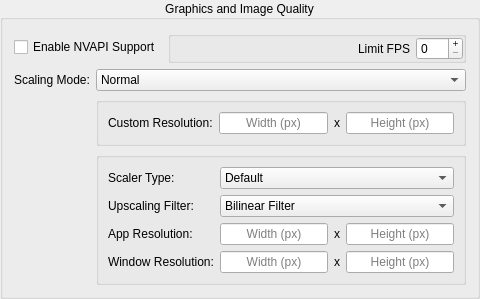
        <widget class="QGroupBox" name="performanceGroup">
         <property name="title">
          <string>Graphics and Image Quality</string>
         </property>
         <property name="alignment">
          <set>Qt::AlignmentFlag::AlignCenter</set>
         </property>
         <layout class="QGridLayout" name="gridLayout_3" rowstretch="0,0,0,0,0,1">
          <item row="2" column="1">
           <widget class="QComboBox" name="setScalingBox">
            <property name="whatsThis">
             <string>&lt;html&gt;&lt;head/&gt;&lt;body&gt;&lt;p&gt;Select the method of scaling the image of the application. Some versions of Proton supports various different types of image scaling for fullscreen applications only; otherwise, &lt;a href=&quot;https://github.com/ValveSoftware/gamescope?tab=readme-ov-file#gamescope-the-micro-compositor-formerly-known-as-steamcompmgr&quot;&gt;&lt;span style=&quot; text-decoration: underline; color:#8ab4f8;&quot;&gt;Gamescope&lt;/span&gt;&lt;/a&gt; (if installed) can be used for more scaling options, as well as forcing games into an effective borderless windowed mode, regardless of display.&lt;/p&gt;&lt;p&gt;It should be noted that all Proton runners uses a rendering hack to scale fullscreen applications to your display resolution, regardless of the resolution setting used in-game.&lt;/p&gt;&lt;p&gt;&lt;span style=&quot; font-weight:700;&quot;&gt;Only Proton-GE has support for &lt;/span&gt;&lt;span style=&quot; font-weight:700; font-style:italic;&quot;&gt;AMD FSR 1&lt;/span&gt;&lt;span style=&quot; font-weight:700;&quot;&gt; scaling modes.&lt;/span&gt;&lt;/p&gt;&lt;p&gt;If unsure, select &lt;span style=&quot; font-style:italic;&quot;&gt;Normal.&lt;/span&gt;&lt;/p&gt;&lt;/body&gt;&lt;/html&gt;</string>
            </property>
            <property name="accessibleName">
             <string>Proton Scaling Mode</string>
            </property>
            <property name="isFor" stdset="0">
             <string>ScalingMode</string>
            </property>
            <item>
             <property name="text">
              <string>Normal</string>
             </property>
            </item>
            <item>
             <property name="text">
              <string>Integer Scaling</string>
             </property>
            </item>
            <item>
             <property name="text">
              <string>AMD FSR 1 - Performance</string>
             </property>
            </item>
            <item>
             <property name="text">
              <string>AMD FSR 1 - Balanced</string>
             </property>
            </item>
            <item>
             <property name="text">
              <string>AMD FSR 1 - Quality</string>
             </property>
            </item>
            <item>
             <property name="text">
              <string>AMD FSR 1 - High Quality</string>
             </property>
            </item>
            <item>
             <property name="text">
              <string>AMD FSR 1 - Higher Quality</string>
             </property>
            </item>
            <item>
             <property name="text">
              <string>AMD FSR 1 - Highest Quality</string>
             </property>
            </item>
            <item>
             <property name="text">
              <string>AMD FSR 1 - Custom Resolution</string>
             </property>
            </item>
            <item>
             <property name="text">
              <string>Gamescope - Windowed</string>
             </property>
            </item>
            <item>
             <property name="text">
              <string>Gamescope - Borderless</string>
             </property>
            </item>
            <item>
             <property name="text">
              <string>Gamescope - Fullscreen</string>
             </property>
            </item>
           </widget>
          </item>
          <item row="2" column="0">
           <widget class="QLabel" name="label">
            <property name="text">
             <string>Scaling Mode:</string>
            </property>
           </widget>
          </item>
          <item row="4" column="1">
           <widget class="QGroupBox" name="gamescopeSection">
            <layout class="QGridLayout" name="gridLayout_9" columnstretch="1,0,0,0">
             <item row="3" column="3">
              <widget class="QLineEdit" name="gamescopeAppHeight">
               <property name="whatsThis">
                <string>&lt;html&gt;&lt;head/&gt;&lt;body&gt;&lt;p&gt;This sets the effective resolution that Gamescope reports to the game - in other words, a forced &lt;span style=&quot; font-style:italic;&quot;&gt;render resolution.&lt;/span&gt; If either &lt;span style=&quot; font-style:italic;&quot;&gt;Width&lt;/span&gt; or &lt;span style=&quot; font-style:italic;&quot;&gt;Height&lt;/span&gt; are empty, Gamescope will report the same resolution as &lt;span style=&quot; font-style:italic;&quot;&gt;Window Resolution&lt;/span&gt; (except for Fullscreen, see next line); else, both &lt;span style=&quot; font-style:italic;&quot;&gt;Window&lt;/span&gt; and &lt;span style=&quot; font-style:italic;&quot;&gt;App&lt;/span&gt; resolution will use Gamescope's default of &lt;span style=&quot; font-style:italic;&quot;&gt;1280x720.&lt;/span&gt;&lt;/p&gt;&lt;/body&gt;&lt;/html&gt;</string>
               </property>
               <property name="accessibleName">
                <string>Gamescope App Resolution (Height)</string>
               </property>
               <property name="maxLength">
                <number>8</number>
               </property>
               <property name="alignment">
                <set>Qt::AlignmentFlag::AlignCenter</set>
               </property>
               <property name="placeholderText">
                <string>Height (px)</string>
               </property>
               <property name="isFor" stdset="0">
                <string>GamescopeOutResH</string>
               </property>
              </widget>
             </item>
             <item row="0" column="1" colspan="3">
              <widget class="QComboBox" name="gamescopeSetScalerBox">
               <property name="whatsThis">
                <string>&lt;html&gt;&lt;head/&gt;&lt;body&gt;&lt;p&gt;When using Gamescope, this sets the method it uses to scale the image to the desired display resolution, if any custom &lt;span style=&quot; font-style:italic;&quot;&gt;App Resolution&lt;/span&gt; is set.&lt;/p&gt;&lt;p&gt;&lt;span style=&quot; font-style:italic;&quot;&gt;Normal, Integer Scaling,&lt;/span&gt; and &lt;span style=&quot; font-style:italic;&quot;&gt;Scale to Fit&lt;/span&gt; all maintain aspect ratio.&lt;br/&gt;&lt;span style=&quot; font-style:italic;&quot;&gt;Scale to Fill&lt;/span&gt; will crop the image until the entire screen is filled.&lt;br/&gt;&lt;span style=&quot; font-style:italic;&quot;&gt;Stretch to Fill&lt;/span&gt; will stretch the image, regardless of aspect ratio, until the entire screen is filled.&lt;/p&gt;&lt;/body&gt;&lt;/html&gt;</string>
               </property>
               <property name="accessibleName">
                <string>Gamescope Scaler Type</string>
               </property>
               <property name="isFor" stdset="0">
                <string>GamescopeScaler</string>
               </property>
               <item>
                <property name="text">
                 <string>Default</string>
                </property>
               </item>
               <item>
                <property name="text">
                 <string>Integer Scaling</string>
                </property>
               </item>
               <item>
                <property name="text">
                 <string>Scale to Fit</string>
                </property>
               </item>
               <item>
                <property name="text">
                 <string>Scale to Fill</string>
                </property>
               </item>
               <item>
                <property name="text">
                 <string>Stretch to Fill</string>
                </property>
               </item>
              </widget>
             </item>
             <item row="1" column="1" colspan="3">
              <widget class="QComboBox" name="gamescopeSetUpscalingBox">
               <property name="whatsThis">
                <string>&lt;html&gt;&lt;head/&gt;&lt;body&gt;&lt;p&gt;When using Gamescope, this sets the filter it will apply to the image output.&lt;/p&gt;&lt;p&gt;&lt;span style=&quot; font-style:italic;&quot;&gt;AMD FSR&lt;/span&gt; will work for all GPUs, while &lt;span style=&quot; font-style:italic;&quot;&gt;NVIDIA Image Scaling &lt;/span&gt;&lt;span style=&quot; font-weight:700;&quot;&gt;requires an NVIDIA GPU running the NVIDIA Proprietary Driver (either &lt;/span&gt;&lt;span style=&quot; font-weight:700; font-style:italic;&quot;&gt;Binary&lt;/span&gt;&lt;span style=&quot; font-weight:700;&quot;&gt; or &lt;/span&gt;&lt;span style=&quot; font-weight:700; font-style:italic;&quot;&gt;Open Kernel Module&lt;/span&gt;&lt;span style=&quot; font-weight:700;&quot;&gt; distributions).&lt;/span&gt;&lt;/p&gt;&lt;/body&gt;&lt;/html&gt;</string>
               </property>
               <property name="accessibleName">
                <string>Gamescope Upscaling Filter</string>
               </property>
               <property name="isFor" stdset="0">
                <string>GamescopeFilter</string>
               </property>
               <item>
                <property name="text">
                 <string>Bilinear Filter</string>
                </property>
               </item>
               <item>
                <property name="text">
                 <string>Nearest Neighbor</string>
                </property>
               </item>
               <item>
                <property name="text">
                 <string>AMD FSR 1</string>
                </property>
               </item>
               <item>
                <property name="text">
                 <string>NVIDIA Image Scaling</string>
                </property>
               </item>
               <item>
                <property name="text">
                 <string>Pixel</string>
                </property>
               </item>
              </widget>
             </item>
             <item row="3" column="2">
              <widget class="QLabel" name="label_9">
               <property name="text">
                <string>x</string>
               </property>
              </widget>
             </item>
             <item row="1" column="0">
              <widget class="QLabel" name="label_7">
               <property name="text">
                <string>Upscaling Filter:</string>
               </property>
              </widget>
             </item>
             <item row="0" column="0">
              <widget class="QLabel" name="label_6">
               <property name="text">
                <string>Scaler Type:</string>
               </property>
              </widget>
             </item>
             <item row="3" column="0">
              <widget class="QLabel" name="gamescopeAppLabel">
               <property name="text">
                <string>App Resolution:</string>
               </property>
              </widget>
             </item>
             <item row="3" column="1">
              <widget class="QLineEdit" name="gamescopeAppWidth">
               <property name="whatsThis">
                <string>&lt;html&gt;&lt;head/&gt;&lt;body&gt;&lt;p&gt;This sets the effective resolution that Gamescope reports to the game - in other words, a forced &lt;span style=&quot; font-style:italic;&quot;&gt;render resolution.&lt;/span&gt; If either &lt;span style=&quot; font-style:italic;&quot;&gt;Width&lt;/span&gt; or &lt;span style=&quot; font-style:italic;&quot;&gt;Height&lt;/span&gt; are empty, Gamescope will report the same resolution as &lt;span style=&quot; font-style:italic;&quot;&gt;Window Resolution&lt;/span&gt; (except for Fullscreen, see next line); else, both &lt;span style=&quot; font-style:italic;&quot;&gt;Window&lt;/span&gt; and &lt;span style=&quot; font-style:italic;&quot;&gt;App&lt;/span&gt; resolution will use Gamescope's default of &lt;span style=&quot; font-style:italic;&quot;&gt;1280x720.&lt;/span&gt;&lt;/p&gt;&lt;/body&gt;&lt;/html&gt;</string>
               </property>
               <property name="accessibleName">
                <string>Gamescope App Resolution (Width)</string>
               </property>
               <property name="maxLength">
                <number>8</number>
               </property>
               <property name="alignment">
                <set>Qt::AlignmentFlag::AlignCenter</set>
               </property>
               <property name="placeholderText">
                <string>Width (px)</string>
               </property>
               <property name="isFor" stdset="0">
                <string>GamescopeOutResW</string>
               </property>
              </widget>
             </item>
             <item row="4" column="0">
              <widget class="QLabel" name="gamescopeWindowLabel">
               <property name="text">
                <string>Window Resolution:</string>
               </property>
              </widget>
             </item>
             <item row="4" column="1">
              <widget class="QLineEdit" name="gamescopeWindowWidth">
               <property name="whatsThis">
                <string>&lt;html&gt;&lt;head/&gt;&lt;body&gt;&lt;p&gt;This sets the size of the Gamescope output window. If &lt;span style=&quot; font-style:italic;&quot;&gt;Width&lt;/span&gt; and &lt;span style=&quot; font-style:italic;&quot;&gt;Height&lt;/span&gt; are unset, Gamescope will default to a fixed resolution of &lt;span style=&quot; font-style:italic;&quot;&gt;1280x720.&lt;/span&gt;&lt;/p&gt;&lt;/body&gt;&lt;/html&gt;</string>
               </property>
               <property name="accessibleName">
                <string>Gamescope Window Resolution (Width) [*Optional]</string>
               </property>
               <property name="maxLength">
                <number>8</number>
               </property>
               <property name="alignment">
                <set>Qt::AlignmentFlag::AlignCenter</set>
               </property>
               <property name="placeholderText">
                <string>Width (px)</string>
               </property>
               <property name="clearButtonEnabled">
                <bool>true</bool>
               </property>
               <property name="isFor" stdset="0">
                <string>GamescopeWinResW</string>
               </property>
              </widget>
             </item>
             <item row="4" column="3">
              <widget class="QLineEdit" name="gamescopeWindowHeight">
               <property name="whatsThis">
                <string>&lt;html&gt;&lt;head/&gt;&lt;body&gt;&lt;p&gt;This sets the size of the Gamescope output window. If &lt;span style=&quot; font-style:italic;&quot;&gt;Width&lt;/span&gt; and &lt;span style=&quot; font-style:italic;&quot;&gt;Height&lt;/span&gt; are unset, Gamescope will default to a fixed resolution of &lt;span style=&quot; font-style:italic;&quot;&gt;1280x720.&lt;/span&gt;&lt;/p&gt;&lt;/body&gt;&lt;/html&gt;</string>
               </property>
               <property name="accessibleName">
                <string>Gamescope Window Resolution (Height) [*Optional]</string>
               </property>
               <property name="maxLength">
                <number>8</number>
               </property>
               <property name="alignment">
                <set>Qt::AlignmentFlag::AlignCenter</set>
               </property>
               <property name="placeholderText">
                <string>Height (px)</string>
               </property>
               <property name="clearButtonEnabled">
                <bool>true</bool>
               </property>
               <property name="isFor" stdset="0">
                <string>GamescopeWinResH</string>
               </property>
              </widget>
             </item>
             <item row="4" column="2">
              <widget class="QLabel" name="gamescopeWindowLabelX">
               <property name="text">
                <string>x</string>
               </property>
              </widget>
             </item>
            </layout>
           </widget>
          </item>
          <item row="5" column="0" colspan="2">
           <spacer name="verticalSpacer">
            <property name="orientation">
             <enum>Qt::Orientation::Vertical</enum>
            </property>
            <property name="sizeHint" stdset="0">
             <size>
              <width>20</width>
              <height>0</height>
             </size>
            </property>
           </spacer>
          </item>
          <item row="3" column="1">
           <widget class="QGroupBox" name="fsrSection">
            <layout class="QGridLayout" name="gridLayout_10">
             <item row="0" column="0">
              <widget class="QLabel" name="label_12">
               <property name="text">
                <string>Custom Resolution:</string>
               </property>
              </widget>
             </item>
             <item row="0" column="1">
              <widget class="QLineEdit" name="fsrCustomW">
               <property name="whatsThis">
                <string>&lt;html&gt;&lt;head/&gt;&lt;body&gt;&lt;p&gt;If using the FSR Custom Mode, this sets the screen resolution that is reported to the application. This can be used for more precise rendering resolutions, or for use with games that expects a non-standard resolution, and will crash if it's not detected - examples of the latter include several Sega arcade game dumps, which often demands resolutions of either &lt;span style=&quot; font-style:italic;&quot;&gt;1360x768&lt;/span&gt; or &lt;span style=&quot; font-style:italic;&quot;&gt;1024x600.&lt;/span&gt;&lt;/p&gt;&lt;/body&gt;&lt;/html&gt;</string>
               </property>
               <property name="accessibleName">
                <string>FSR Custom Resolution (Width)</string>
               </property>
               <property name="maxLength">
                <number>8</number>
               </property>
               <property name="alignment">
                <set>Qt::AlignmentFlag::AlignCenter</set>
               </property>
               <property name="placeholderText">
                <string>Width (px)</string>
               </property>
               <property name="isFor" stdset="0">
                <string>FSRcustomResW</string>
               </property>
              </widget>
             </item>
             <item row="0" column="2">
              <widget class="QLabel" name="label_3">
               <property name="text">
                <string>x</string>
               </property>
              </widget>
             </item>
             <item row="0" column="3">
              <widget class="QLineEdit" name="fsrCustomH">
               <property name="whatsThis">
                <string>&lt;html&gt;&lt;head/&gt;&lt;body&gt;&lt;p&gt;If using the FSR Custom Mode, this sets the screen resolution that is reported to the application. This can be used for more precise rendering resolutions, or for use with games that expects a non-standard resolution, and will crash if it's not detected - examples of the latter include several Sega arcade game dumps, which often demands resolutions of either &lt;span style=&quot; font-style:italic;&quot;&gt;1360x768&lt;/span&gt; or &lt;span style=&quot; font-style:italic;&quot;&gt;1024x600.&lt;/span&gt;&lt;/p&gt;&lt;/body&gt;&lt;/html&gt;</string>
               </property>
               <property name="accessibleName">
                <string>FSR Custom Resolution (Height)</string>
               </property>
               <property name="maxLength">
                <number>8</number>
               </property>
               <property name="alignment">
                <set>Qt::AlignmentFlag::AlignCenter</set>
               </property>
               <property name="placeholderText">
                <string>Height (px)</string>
               </property>
               <property name="isFor" stdset="0">
                <string>FSRcustomResH</string>
               </property>
              </widget>
             </item>
            </layout>
           </widget>
          </item>
          <item row="0" column="0" colspan="2">
           <layout class="QHBoxLayout" name="horizontalLayout_6" stretch="0,0">
            <item>
             <widget class="QCheckBox" name="toggleNVAPI">
              <property name="whatsThis">
               <string>&lt;html&gt;&lt;head/&gt;&lt;body&gt;&lt;p&gt;This enables support for &lt;a href=&quot;https://github.com/jp7677/dxvk-nvapi?tab=readme-ov-file#dxvk-nvapi&quot;&gt;&lt;span style=&quot; text-decoration: underline; color:#8ab4f8;&quot;&gt;DXVK-NVAPI&lt;/span&gt;&lt;/a&gt; for NVIDIA graphics cards, which correctly reports the GPU model and (usually) allows apps to access certain vendor exclusive features, such as DLSS, Ray Tracing, or hardware-accelerated CUDA in some games. &lt;span style=&quot; font-weight:700;&quot;&gt;Full DLSS or CUDA functionality requires the &lt;/span&gt;&lt;span style=&quot; font-weight:700; font-style:italic;&quot;&gt;physx&lt;/span&gt;&lt;span style=&quot; font-weight:700;&quot;&gt; verb to be installed, as well as enabling the &lt;/span&gt;&lt;span style=&quot; font-weight:700; font-style:italic;&quot;&gt;nvcuda&lt;/span&gt;&lt;span style=&quot; font-weight:700;&quot;&gt; native DLL override.&lt;/span&gt; When disabled, any NVIDIA cards will be reported as an AMD GPU.&lt;/p&gt;&lt;p&gt;&lt;span style=&quot; font-weight:700;&quot;&gt;This setting can ONLY be used with NVIDIA GPUs using the NVIDIA Proprietary Driver (either &lt;/span&gt;&lt;span style=&quot; font-weight:700; font-style:italic;&quot;&gt;Binary&lt;/span&gt;&lt;span style=&quot; font-weight:700;&quot;&gt; or &lt;/span&gt;&lt;span style=&quot; font-weight:700; font-style:italic;&quot;&gt;Open Kernel Module&lt;/span&gt;&lt;span style=&quot; font-weight:700;&quot;&gt; distributions).&lt;/span&gt;&lt;/p&gt;&lt;p&gt;If unsure, you should enable this only if the application has explicit support for DLSS or RTX features.&lt;/p&gt;&lt;/body&gt;&lt;/html&gt;</string>
              </property>
              <property name="accessibleName">
               <string>Enable NVAPI Support</string>
              </property>
              <property name="text">
               <string>Enable NVAPI Support</string>
              </property>
              <property name="isFor" stdset="0">
               <string>EnableNVAPI</string>
              </property>
             </widget>
            </item>
            <item>
             <widget class="QGroupBox" name="fpsBox">
              <property name="title">
               <string/>
              </property>
              <property name="flat">
               <bool>true</bool>
              </property>
              <layout class="QHBoxLayout" name="horizontalLayout_5" stretch="1,0">
               <property name="leftMargin">
                <number>0</number>
               </property>
               <property name="topMargin">
                <number>0</number>
               </property>
               <property name="rightMargin">
                <number>0</number>
               </property>
               <property name="bottomMargin">
                <number>0</number>
               </property>
               <item>
                <widget class="QLabel" name="label_8">
                 <property name="text">
                  <string>Limit FPS</string>
                 </property>
                 <property name="alignment">
                  <set>Qt::AlignmentFlag::AlignRight|Qt::AlignmentFlag::AlignTrailing|Qt::AlignmentFlag::AlignVCenter</set>
                 </property>
                </widget>
               </item>
               <item>
                <widget class="QSpinBox" name="limitFPSbox">
                 <property name="whatsThis">
                  <string>&lt;html&gt;&lt;head/&gt;&lt;body&gt;&lt;p&gt;Set the maximum FPS limit for this shortcut. This setting applies to &lt;span style=&quot; font-style:italic;&quot;&gt;all apps&lt;/span&gt; using &lt;span style=&quot; font-weight:700;&quot;&gt;DXVK&lt;/span&gt; (DirectX 8-11) or &lt;span style=&quot; font-weight:700;&quot;&gt;VKD3D&lt;/span&gt; (DirectX 12).&lt;/p&gt;&lt;p&gt;A value of &lt;span style=&quot; font-style:italic;&quot;&gt;0&lt;/span&gt; disables frame limiting.&lt;/p&gt;&lt;p&gt;If unsure, leave this at &lt;span style=&quot; font-style:italic;&quot;&gt;0&lt;/span&gt; unless the application is misbehaving at higher framerates.&lt;/p&gt;&lt;/body&gt;&lt;/html&gt;</string>
                 </property>
                 <property name="accessibleName">
                  <string>Limit FPS</string>
                 </property>
                 <property name="buttonSymbols">
                  <enum>QAbstractSpinBox::ButtonSymbols::PlusMinus</enum>
                 </property>
                 <property name="maximum">
                  <number>999</number>
                 </property>
                 <property name="isFor" stdset="0">
                  <string>LimitFPS</string>
                 </property>
                </widget>
               </item>
              </layout>
             </widget>
            </item>
           </layout>
          </item>
         </layout>
        </widget>
